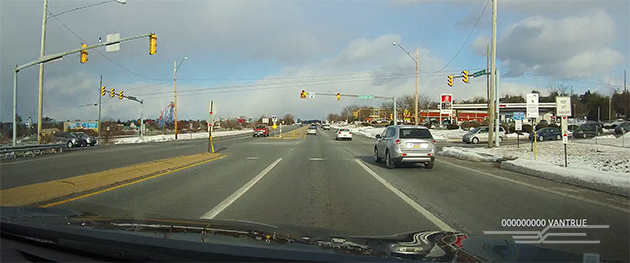
#> input picture images/05-dashcam-trio-vantrue-day-1.jpg, 630 x 263 px
$ python lane_detect.v2.py ../images/05-dashcam-trio-vantrue-day-1.jpg   (older library calls are emulated)
#> lines starting #> are read from the running program, lines starting #| are printed output that depends on the picture; after the words box and inside, x2 and y2 are one past the last pixel; in counts of white or black regions, pixels touching at a corner belong together
#> in process_image, image is the input picture: shape (263, 630, 3); mean R, G, B 121, 128.9, 121.5
#
# Attempting to replicate lane detection results described in this tutorial by Naoki Shibuya:
# https://medium.com/towards-data-science/finding-lane-lines-on-the-road-30cf016a1165
# For more see: https://github.com/naokishibuya/car-finding-lane-lines
#
# This 2nd version does a much better job of processing images.
#

import matplotlib.pyplot as plt
import matplotlib.image as mpimg
import numpy as np
import cv2
import math
import sys
import subprocess
import os
import shutil

def convert_hls(image):
    return cv2.cvtColor(image, cv2.COLOR_RGB2HLS)
#> returned value: shape (263, 630, 3); mean of channels 0, 1, 2 63.1, 122.3, 36.5

def select_white_yellow(image):
    converted = convert_hls(image)
    lower = np.uint8([  0, 200,   0])
    upper = np.uint8([255, 255, 255])
    white_mask = cv2.inRange(converted, lower, upper)
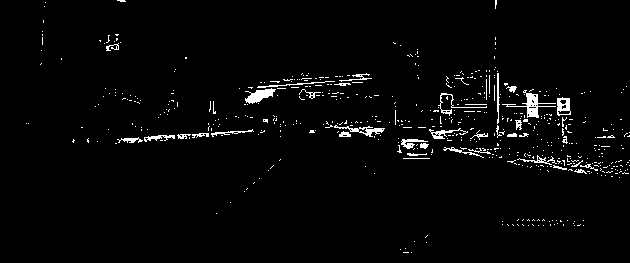
#> white_mask: shape (263, 630); 2.6% white in thin lines or dots
    lower = np.uint8([ 10,   0, 100])
    upper = np.uint8([ 40, 255, 255])
    yellow_mask = cv2.inRange(converted, lower, upper)
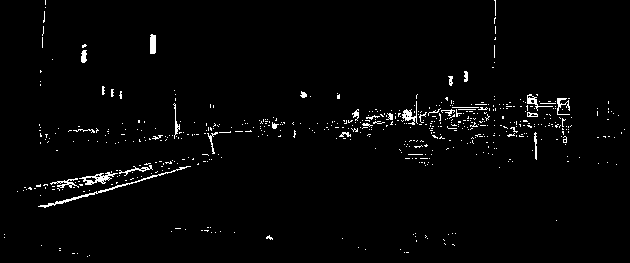
#> yellow_mask: shape (263, 630); 2% white in thin lines or dots
    mask = cv2.bitwise_or(white_mask, yellow_mask)
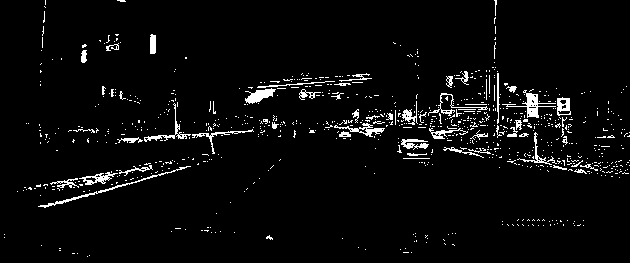
#> mask: shape (263, 630); 4.1% white in thin lines or dots
    return cv2.bitwise_and(image, image, mask = mask)
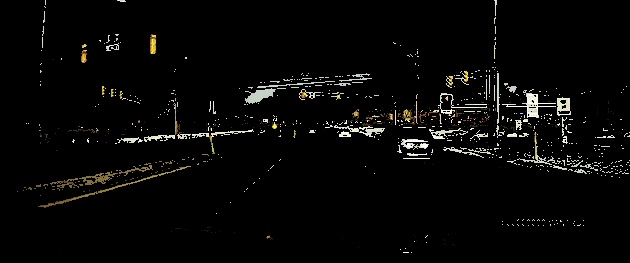
#> returned value: shape (263, 630, 3); mean of channels 0, 1, 2 7.6, 7.4, 6.1; drawn as R, G, B

def convert_gray_scale(image):
    return cv2.cvtColor(image, cv2.COLOR_RGB2GRAY)
#> returned value: shape (263, 630)

def apply_smoothing(image, kernel_size=15):
#> called with kernel_size = 15
    return cv2.GaussianBlur(image, (kernel_size, kernel_size), 0)
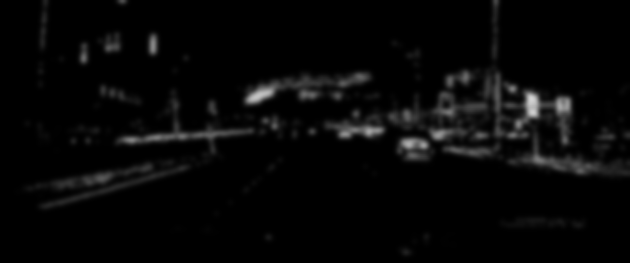
#> returned value: shape (263, 630); min 0, max 212, mean 7.3

def detect_edges(image, low_threshold=50, high_threshold=150):
#> called with low_threshold = 50, high_threshold = 150
    return cv2.Canny(image, low_threshold, high_threshold)
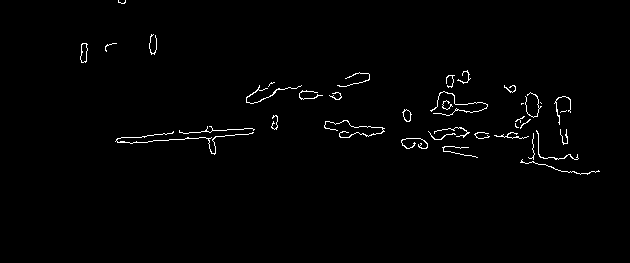
#> returned value: shape (263, 630); 1.2% white in thin lines or dots, all inside (x1, y1, x2, y2) = (80, 0, 600, 175)

def filter_region(image, vertices):
    mask = np.zeros_like(image)
    if len(mask.shape)==2:
        cv2.fillPoly(mask, vertices, 255)
    else:
        cv2.fillPoly(mask, vertices, (255,)*mask.shape[2])
    return cv2.bitwise_and(image, mask)

def select_region(image):
    rows, cols = image.shape[:2]
#> rows = 263; cols = 630
    bottom_left  = [cols*0.1, rows*0.95]
#> bottom_left = [63, 249.8]
    top_left     = [cols*0.4, rows*0.6]
#> top_left = [252, 157.8]
    bottom_right = [cols*0.9, rows*0.95]
#> bottom_right = [567, 249.8]
    top_right    = [cols*0.6, rows*0.6]
#> top_right = [378, 157.8]
    vertices = np.array([[bottom_left, top_left, top_right, bottom_right]], dtype=np.int32)
    return filter_region(image, vertices)
#> in filter_region, `cv2.fillPoly(mask, vertices, 255)`:
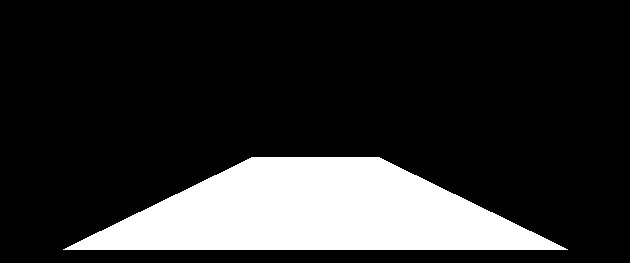
#> mask: shape (263, 630); 17.8% white; 1 white region, box (x1, y1, x2, y2) and area: (63, 157, 568, 250) 29485
#> in filter_region, `return cv2.bitwise_and(image, mask)`: returned value: shape (263, 630); every value is 0

def hough_lines(image):
    return cv2.HoughLinesP(image, rho=1, theta=np.pi/180, threshold=20, minLineLength=20, maxLineGap=300)

# [46 lines left out: functions average_slope_intercept, make_line_points, lane_lines, draw_lane_lines, not called in this run]

def mark_failed(image):
    font = cv2.FONT_HERSHEY_SIMPLEX
    text = "DETECT FAILED!"
    textsize = cv2.getTextSize(text, font, 2, 5)[0]
    textX = int((image.shape[1] - textsize[0]) / 2)
#> textX = 73
    textY = int((image.shape[0] + textsize[1]) / 2)
#> textY = 154
    cv2.putText(image, text, (textX, textY), font, 2, (255, 0, 0), 5)
    return image

def process_image(dirpath, image_file):
    if not os.path.exists('tmp'):
        os.mkdir('tmp')
    if not os.path.exists('output'):
        os.makedirs('output')
    image_name = os.path.splitext(image_file)[0]

    # First load and show the sample image
    image = mpimg.imread("{0}/{1}".format(dirpath, image_file))
    im = plt.imshow(image)
    plt.savefig('tmp/1.png')

    # Now select the white and yellow lines
    white_yellow = select_white_yellow(image)
    im = plt.imshow(white_yellow, cmap='gray')
    plt.savefig('tmp/2.png')

    # Now convert to grayscale
    gray_scale = convert_gray_scale(white_yellow)
    im = plt.imshow(gray_scale, cmap='gray')
    plt.savefig('tmp/3.png')

    # Then apply a Gaussian blur
    blurred_image = apply_smoothing(gray_scale)
    im = plt.imshow(blurred_image, cmap='gray')
    plt.savefig('tmp/4.png')

    # Detect line edges
    edged_image = detect_edges(blurred_image)
    im = plt.imshow(edged_image, cmap='gray')
    plt.savefig('tmp/5.png')

    # Now ignore all but the area of interest
    masked_image = select_region(edged_image)
    im = plt.imshow(masked_image, cmap='gray')
    plt.savefig('tmp/6.png')

     # Apply Houghed lines algorithm
    houghed_lines = hough_lines(masked_image)
    if houghed_lines is not None:
        houghed_image = draw_lane_lines(image, lane_lines(image, houghed_lines))
        im = plt.imshow(houghed_image, cmap='gray')
        output_name = "output/{0}_passed.gif".format(image_name)
        print("Detected lanes in '{0}/{1}'. See result in '{2}'.".format(dirpath, image_file, output_name))
    else:
        im = plt.imshow(mark_failed(image), cmap='gray')
        output_name = "output/{0}_failed.gif".format(image_name)
        print("Failed detection in '{0}/{1}'. See result in '{2}'.".format(dirpath, image_file, output_name))
    plt.savefig('tmp/7.png')

    # Repeat last image in the loop a couple of times.
    plt.savefig('tmp/8.png')
    plt.savefig('tmp/9.png')

    # Now generate an animated gif of the image stages
    subprocess.call( ['convert', '-delay', '100', '-loop', '0', 'tmp/*.png', output_name] )
#> (this line was passed over: subprocess is not available in this run)
    shutil.rmtree('tmp')

if __name__ == "__main__":
    if len(sys.argv) == 1:
        print("Usage: python3 ./lane_detect.py images/*")
    else:
        for arg in sys.argv[1:]:
            if not os.path.isfile(arg):
                print("Not a file: {0}".format(arg))
            else:
                dirpath,filename = os.path.split(arg)
                process_image(dirpath, filename)

$ run again, on images/10.jpg
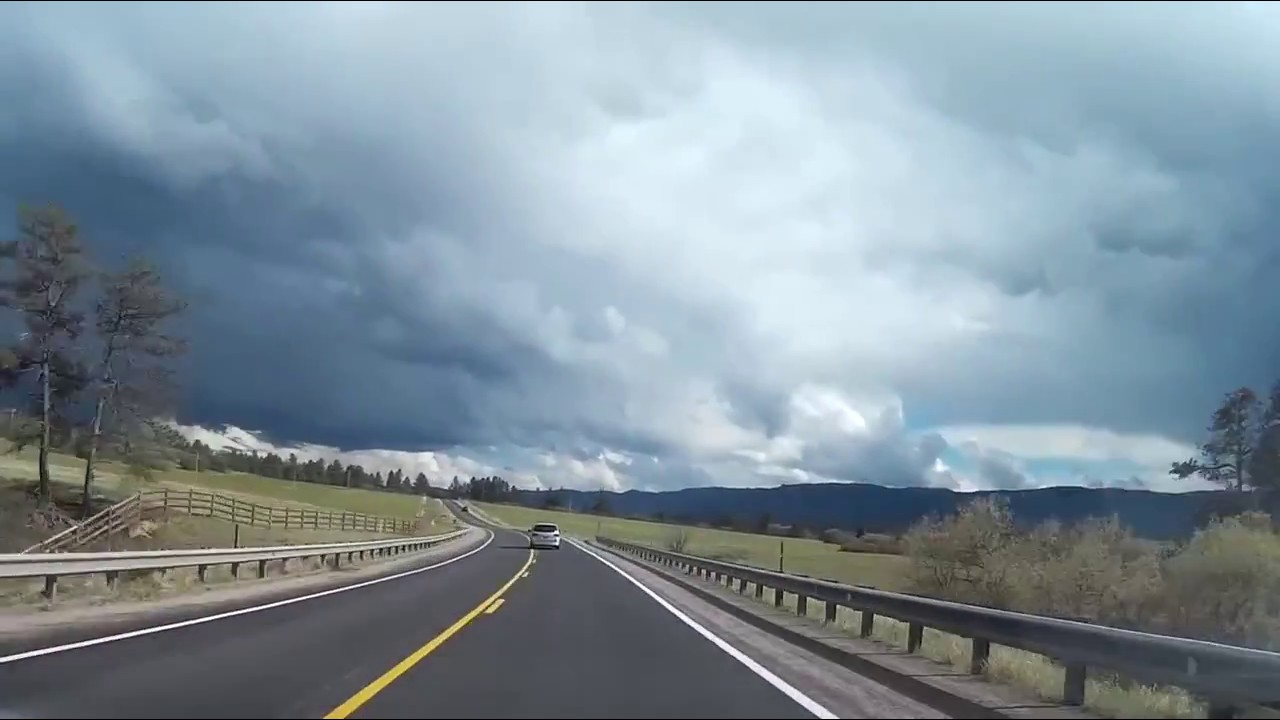
#> input picture images/10.jpg, 1280 x 720 px
#> in process_image, image is the input picture: shape (720, 1280, 3); mean R, G, B 129, 144.8, 155
#> white_mask: shape (720, 1280); 19.3% white; 167 white regions (133 under 20 px), largest, box (x1, y1, x2, y2) and area: (240, 1, 1003, 463) 158564, (960, 1, 1280, 67) 8264, (938, 428, 1100, 457) 2805
#> yellow_mask: shape (720, 1280); 0.21% white; 65 white regions (64 under 20 px), largest, box (x1, y1, x2, y2) and area: (327, 595, 501, 719) 1690
#> houghed_lines = 36 rows, first 6: [472, 463, 788, 684], [472, 465, 742, 654], [555, 530, 774, 684], [371, 684, 488, 599], [232, 616, 560, 541], [553, 530, 773, 684]
#> the loop in average_slope_intercept, `for line in lines:` made 36 passes
#> after the loop in average_slope_intercept, `for line in lines:`: left_lines = 22 items, first 6: (-0.726, 953.5), (-0.229, 669), (-0.78, 986.8), (-0.23, 664.3), (-0.0708, 512.6), (-0.104, 522.3); left_weights = [144.6, 336.5, 386.9, 583.9, 353.9, 308.7, 367.8, 363.1, 49.09, 228.1, 388.3, 235.8, 238.2, 403.9, 139.6, 318.2, 244.4, 309.8, 166.4, 204.5, 96.17, 311.7]; right_lines = [(0.699, 132.9), (0.7, 134.6), (0.703, 139.7), (0.7, 142.9), (0.705, 137.8), (0.326, 212.5), (0.675, 150.9), (0, 474), (0.727, 113.4), (0.0167, 453.1), (0, 471), (0.677, 147.8), (0.0558, 425.3), (0.603, 201)]; right_weights = [385.6, 329.6, 267.7, 268.5, 244.7, 145.2, 248.5, 360, 348.6, 299, 348, 194.4, 251.4, 267.4]
#> in average_slope_intercept, `left_lane  = np.dot(left_weights,  left_lines) /np.sum(left_weights)  ..`: left_lane = [-0.369, 715.9]
#> in average_slope_intercept, `right_lane = np.dot(right_weights, right_lines)/np.sum(right_weights) ..`: right_lane = [0.462, 245.6]
#> in lane_lines, `left_lane, right_lane = average_slope_intercept(lines)`: left_lane = [-0.369, 715.9]; right_lane = [0.462, 245.6]
#> slope = -0.369; intercept = 715.9
#> x1 = -11
#> x2 = 768
#> left_line = ((-11, 720), (768, 432))
#> right_line = ((1026, 720), (403, 432))
#> the loop in draw_lane_lines, `for line in lines:` made 2 passes
#> after the loop in draw_lane_lines, `for line in lines:`:
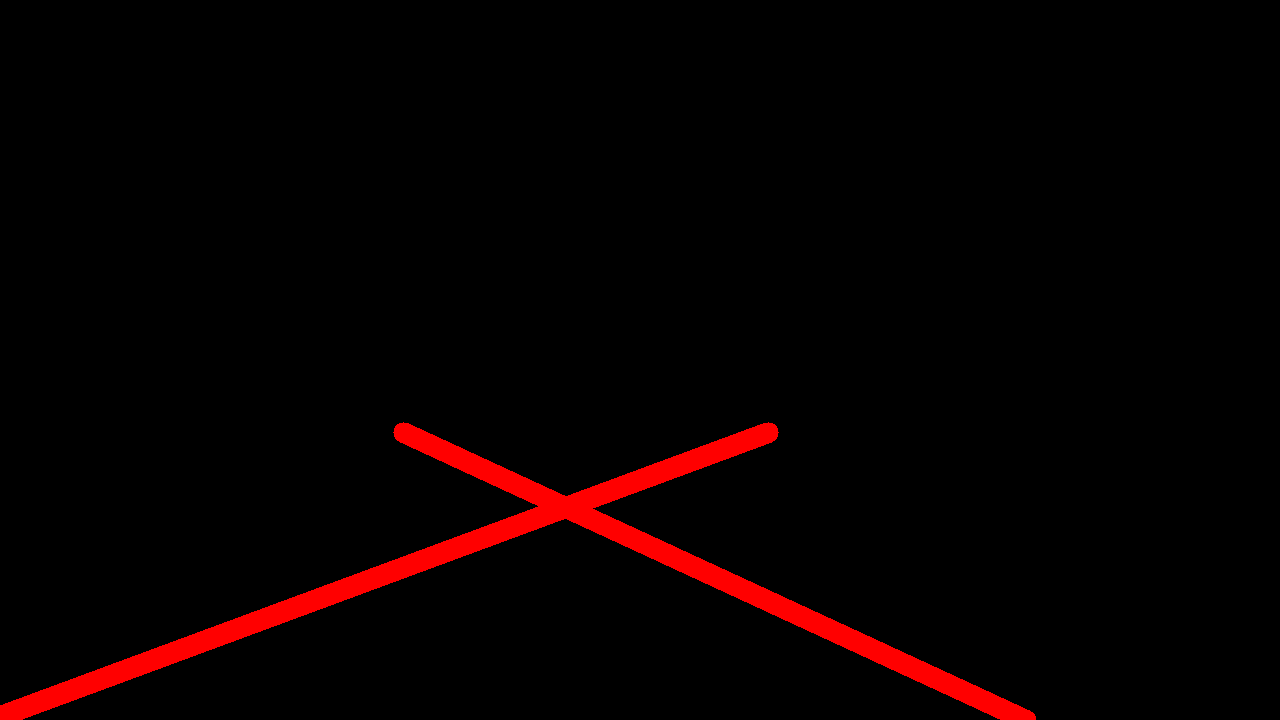
#> line_image: shape (720, 1280, 3); mean R, G, B 8.6, 0, 0
#> in draw_lane_lines, `return cv2.addWeighted(image, 1.0, line_image, 0.95, 0.0)`:
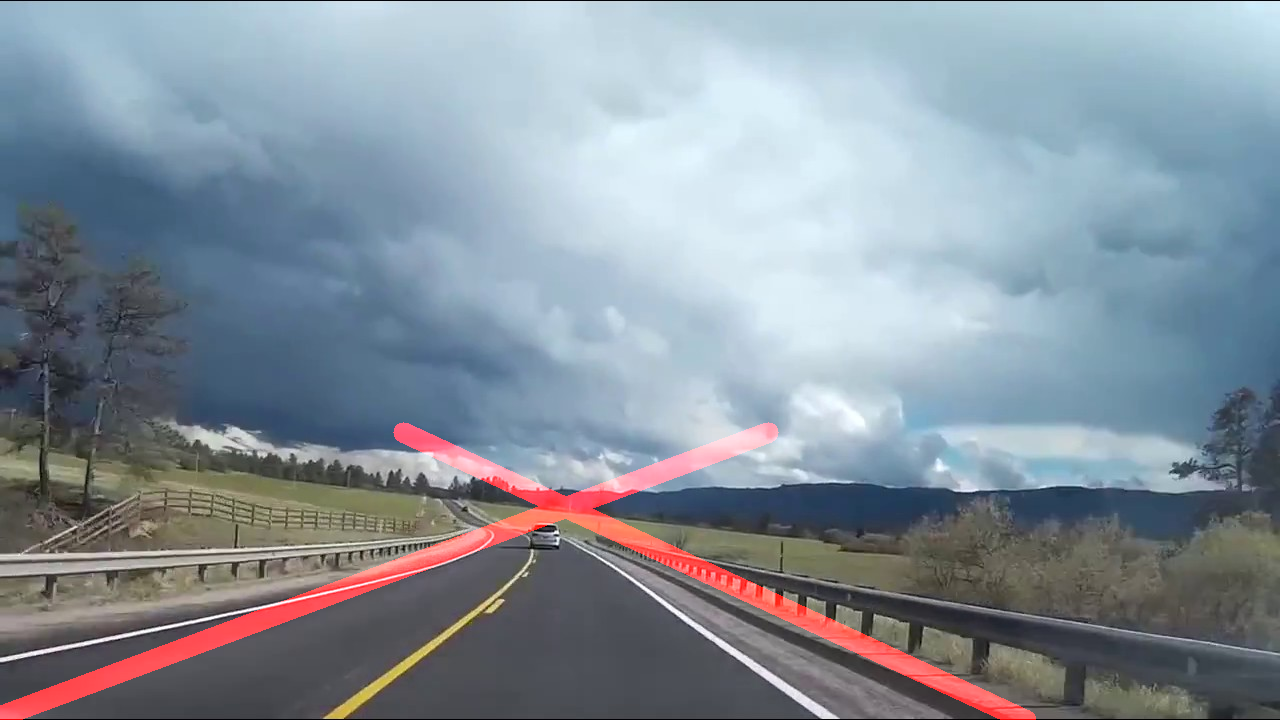
#> returned value: shape (720, 1280, 3); mean of channels 0, 1, 2 133.8, 144.8, 155; drawn as R, G, B

$ run again, on images/11.jpg
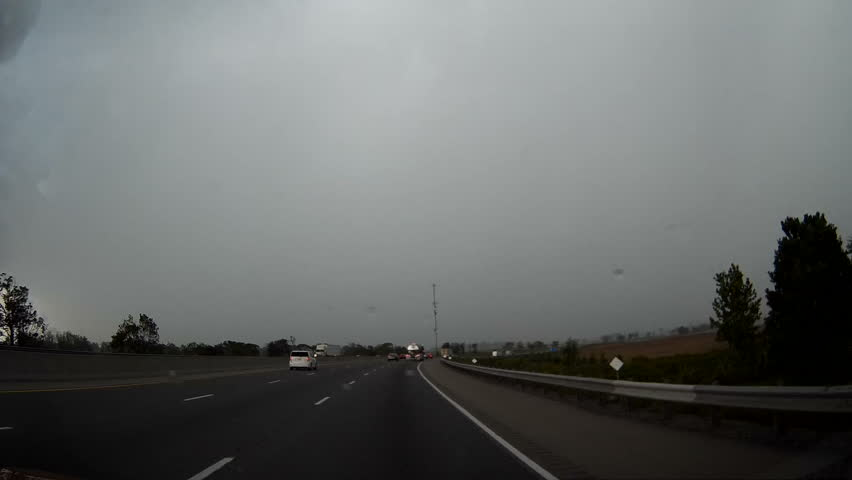
#> input picture images/11.jpg, 852 x 480 px
#> in process_image, image is the input picture: shape (480, 852, 3); mean R, G, B 103.3, 106.7, 105.8
#> in select_white_yellow, `white_mask = cv2.inRange(converted, lower, upper)`:
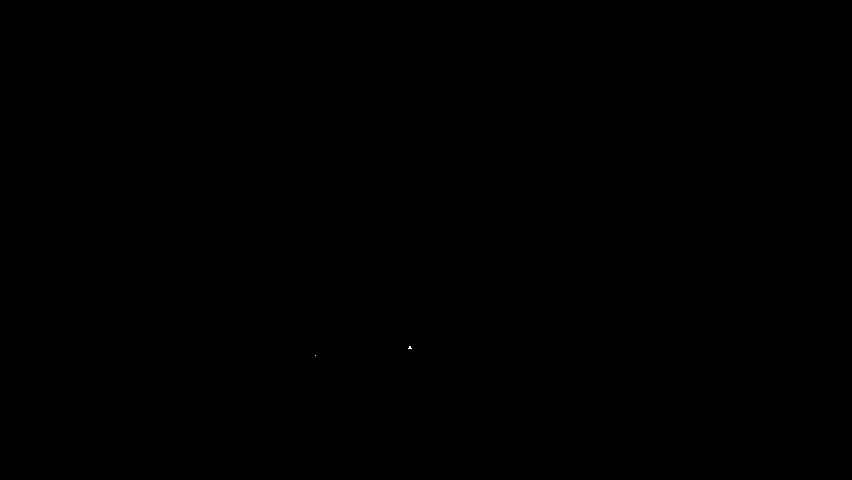
#> white_mask: shape (480, 852); 0% white in thin lines or dots, all inside (x1, y1, x2, y2) = (315, 346, 412, 356)
#> yellow_mask: shape (480, 852); 4.5% white; 153 white regions (134 under 20 px), largest, box (x1, y1, x2, y2) and area: (476, 271, 852, 386) 11106, (773, 216, 852, 328) 3148, (671, 402, 852, 440) 2338
#> in filter_region, `cv2.fillPoly(mask, vertices, 255)`:
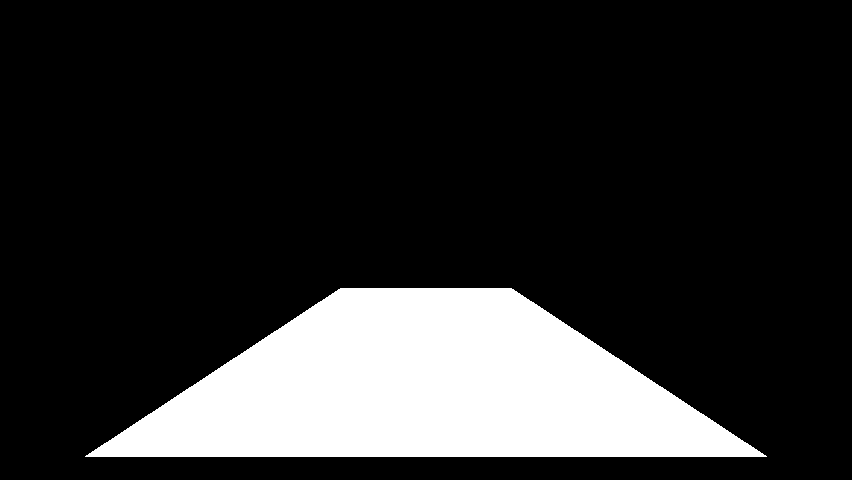
#> mask: shape (480, 852); 17.7% white; 1 white region, box (x1, y1, x2, y2) and area: (85, 288, 767, 457) 72250

$ run again, on images/12.jpg
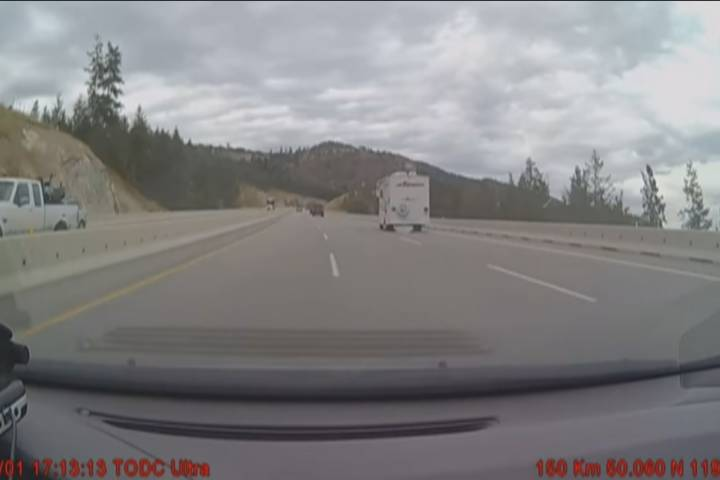
#> input picture images/12.jpg, 720 x 480 px
#> in process_image, image is the input picture: shape (480, 720, 3); mean R, G, B 131.5, 130.1, 131.6
#> white_mask: shape (480, 720); 10.6% white; 57 white regions (33 under 20 px), largest, box (x1, y1, x2, y2) and area: (316, 1, 720, 158) 26148, (116, 75, 259, 122) 3043, (190, 103, 336, 133) 1989
#> yellow_mask: shape (480, 720); 0% white in thin lines or dots, all inside (x1, y1, x2, y2) = (4, 460, 34, 470)
#> in filter_region, `cv2.fillPoly(mask, vertices, 255)`:
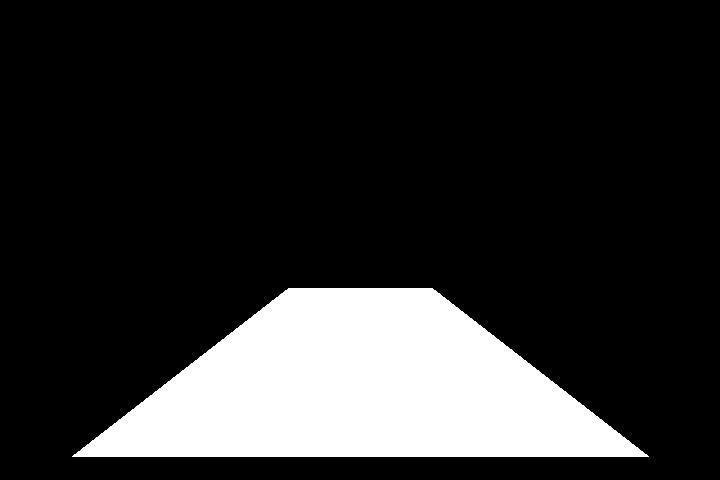
#> mask: shape (480, 720); 17.7% white; 1 white region, box (x1, y1, x2, y2) and area: (72, 288, 649, 457) 61057
